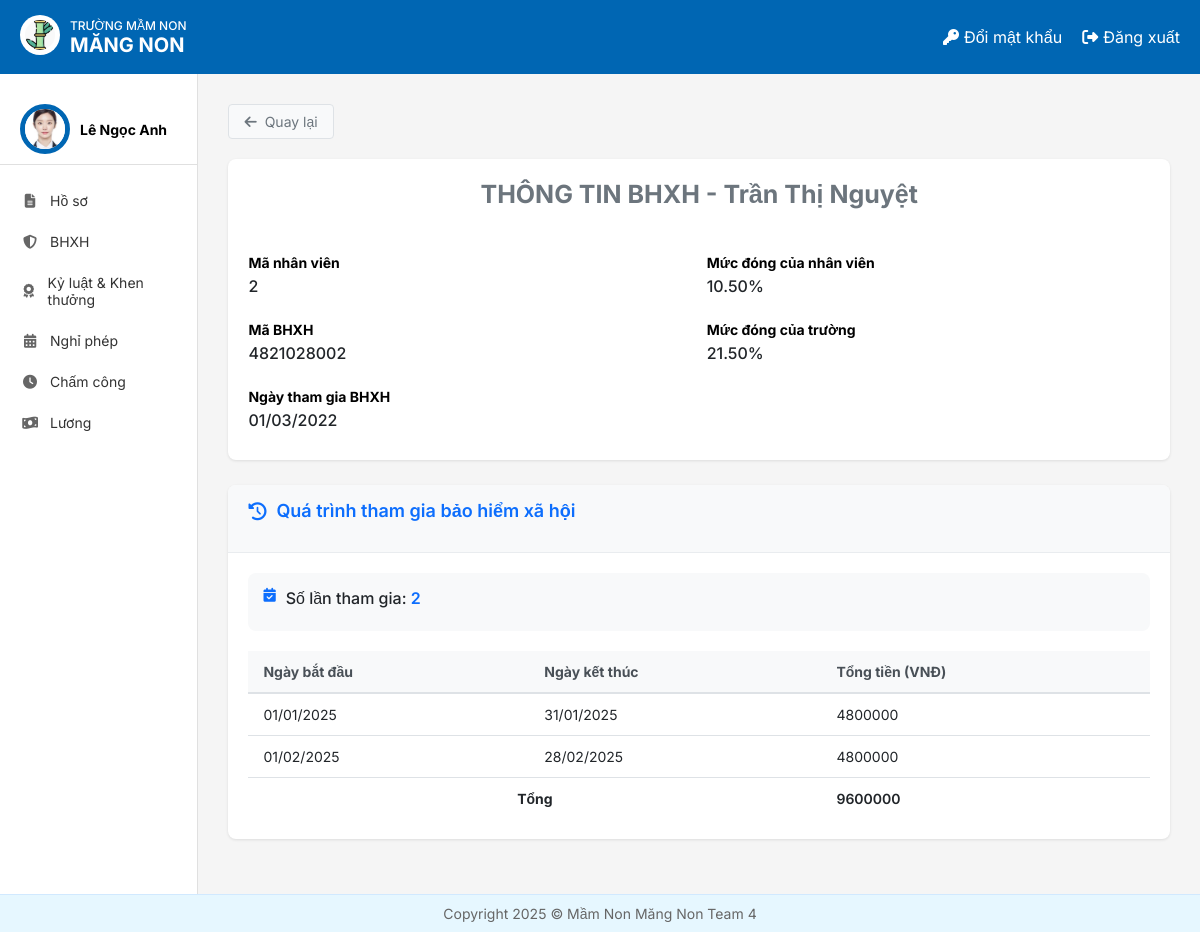
The page /infobhxh/2 (signed in) on the database its author committed.
### HOME/models.py (models this page shows, shortened)
class NhanVien(models.Model):
 user = models.OneToOneField(User, on_delete=models.CASCADE, unique=True, null=False, related_name='nhanvien_home')
 ten_nv = models.CharField(max_length=100)
 anh_ca_nhan = models.ImageField(upload_to='nhanvien/', null=True, blank=True)
 gioi_tinh = models.CharField(max_length=10, choices=[('2', 'Nam'), ('1', 'Nữ')],default='1')
 ngay_sinh = models.DateField(null=True)
 vi_tri_cong_viec = models.CharField(max_length=100, blank=True, null=True)
 to_phong_ban = models.CharField(max_length=50, choices=TO_PHONG_BAN_CHOICES)
 trinh_do_hoc_van = models.CharField(max_length=50, choices=TRINH_DO_HOC_VAN_CHOICES)
 chuyen_nganh = models.CharField(max_length=100, null=True)
 noi_dao_tao = models.CharField(max_length=100)
 nam_tn = models.IntegerField(null=True)
 ngay_cap = models.DateField(null=True)
 noi_cap = models.CharField(max_length=100)
 dia_chi_tam_tru = models.TextField(null=True)
 chuc_vu = models.CharField(max_length=150, null=True)
 so_dien_thoai = models.CharField(
     max_length=10,
     unique=True)
 email = models.EmailField(unique=True, max_length=50, null=True)
 so_cccd = models.CharField(
     max_length=12,
     unique=True
 )
 phu_caps = models.ManyToManyField(PhuCap, through='PhuCapNhanVien',blank=True)
 class Meta:
     db_table = 'HOME_nhanvien'

class BHXH(models.Model):
   nhan_vien = models.ForeignKey(NhanVien, on_delete=models.CASCADE)
   ma_BHXH  = models.CharField(null=True,max_length=10,unique=True,
   validators=[RegexValidator(regex=r'^\d{10}$', message='Mã BHXH phải có đúng 10 chữ số')])
   nhan_vien_dong = models.DecimalField(max_digits=5, decimal_places=2, default=10.5)
   truong_dong = models.DecimalField(max_digits=5, decimal_places=2, default=21.5)
   thoi_gian_bat_dau = models.DateField(null=True)

class DONGBHXH(models.Model):
  nhan_vien = models.ForeignKey(NhanVien, on_delete=models.CASCADE)
  ngay_bat_dau = models.DateField(null=True)
  ngay_ket_thuc =  models.DateField(null=True)
  tong_tien = models.DecimalField(max_digits=15, decimal_places=2, validators=[MinValueValidator(0)])

### BHXH/views.py (the view)
# urls.py: path('infobhxh/<int:ma_nv>',thongtinchitiet,name='info_bhxh'),
def thongtinchitiet(request,ma_nv):
    nhanvien = get_object_or_404(NhanVien, user=request.user)
    nhan_vien_obj = get_object_or_404(NhanVien, id=ma_nv)
    bhxhchitiet = BHXH.objects.get(nhan_vien = nhan_vien_obj)
    dongbhchitiet = DONGBHXH.objects.filter(nhan_vien = nhan_vien_obj)
    so_lan_tham_gia = dongbhchitiet.count()
    Total=0
    for dong in dongbhchitiet:
        Total += dong.tong_tien
    context = {'bh':bhxhchitiet,'dongbh':dongbhchitiet,'Total':Total,'solanthamgia':so_lan_tham_gia, 'nhan_vien': nhanvien}
    return render(request,'BHXH/Hienthichitiet.html',context)

### templates/BHXH/Hienthichitiet.html
{% extends 'home.html' %}
{% load static %}
{% block page_background %}
<link rel="stylesheet" href="{% static 'css/Hienthichitiet.css' %}">
<div class="bhxh-detail-container">
    <div class="bhxh-header-actions">
        <a href="{% url 'bhxh_list' %}" class="bhxh-back-btn">
            <i class="fas fa-arrow-left"></i> Quay lại
        </a>
    </div>
    <div class="bhxh-card">
        <div class="bhxh-card-body">
            <div class="bhxh-employee-header">
                <div class="bhxh-employee-title">
                    <h1 class="bhxh-page-subtitle">THÔNG TIN BHXH - {{ bh.nhan_vien.ten_nv }}</h1>
                </div>
            </div>
            <div class="bhxh-info-grid">
                <div class="bhxh-info-item">
                    <div class="bhxh-info-label">Mã nhân viên</div>
                    <div class="bhxh-info-value">{{ bh.nhan_vien.id }}</div>
                </div>
                <div class="bhxh-info-item">
                    <div class="bhxh-info-label">Mức đóng của nhân viên</div>
                    <div class="bhxh-info-value ">{{ bh.nhan_vien_dong }}%</div>
                </div>
                <div class="bhxh-info-item">
                    <div class="bhxh-info-label">Mã BHXH</div>
                    <div class="bhxh-info-value">{{ bh.ma_BHXH }}</div>
                </div>
                <div class="bhxh-info-item">
                    <div class="bhxh-info-label">Mức đóng của trường</div>
                    <div class="bhxh-info-value ">{{ bh.truong_dong }}%</div>
                </div>
                <div class="bhxh-info-item">
                    <div class="bhxh-info-label">Ngày tham gia BHXH</div>
                    <div class="bhxh-info-value">{{ bh.thoi_gian_bat_dau|date:"d/m/Y" }}</div>
                </div>
            </div>
        </div>
    </div>
    <div class="bhxh-card">
        <div class="bhxh-card-header">
            <div class="bhxh-section-title">
                <i class="fas fa-history"></i> Quá trình tham gia bảo hiểm xã hội
            </div>
        </div>
        <div class="bhxh-card-body">
            <div class="bhxh-summary-box">
                <div class="bhxh-summary-item">
                    <i class="fas fa-calendar-check"></i>
                    <div class="bhxh-summary-text">Số lần tham gia: <span class="bhxh-highlight">{{ solanthamgia }}</span></div>
                </div>
            </div>
            <table class="bhxh-table">
                <thead>
                    <tr>
                        <th>Ngày bắt đầu</th>
                        <th>Ngày kết thúc</th>
                        <th class="bhxh-amount" r>Tổng tiền (VNĐ)</th>
                    </tr>
                </thead>
                <tbody>
                    {% for dong in dongbh %}
                    <tr>
                        <td>{{ dong.ngay_bat_dau|date:"d/m/Y" }}</td>
                        <td>{{ dong.ngay_ket_thuc|date:"d/m/Y" }}</td>
                        <td class="bhxh-amount">{{ dong.tong_tien|floatformat:0 }}</td>
                    </tr>
                    {% endfor %}
                    <tr class="bhxh-total-row">
                        <td colspan="2" class="bhxh-total-label">Tổng</td>
                        <td class="bhxh-amount">{{ Total|floatformat:0 }}</td>
                    </tr>
                </tbody>
            </table>
        </div>
    </div>
</div>
{% endblock %}

### templates/home.html (shortened to what this page needs)
<!DOCTYPE html>
{% load static %}
<html lang="vi">
<head>
    <link rel="stylesheet" href="{% static 'css/style.css' %}">
    <link rel="stylesheet" href="https://cdnjs.cloudflare.com/ajax/libs/font-awesome/6.4.0/css/all.min.css">
</head>
<body>
    <div class="container">
        <header class="header">
            <div class="logo-container">
                <a href="{% url 'home' %}">
                    <img src="{% static 'images/logo.jpg' %}" alt="Logo" class="logo-img">
                </a>
                <div class="logo-text">
                    <div class="school-type">TRƯỜNG MẦM NON</div>
                    <div class="school-name"><b>MĂNG NON</b></div>
                </div>
            </div>
            <div class="header-actions">
                <a href="{% url 'change_password' %}" class="header-link">
                    <i class="fas fa-key"></i> Đổi mật khẩu
                </a>
                <a href="{% url 'logout' %}" class="header-link">
                    <i class="fas fa-sign-out-alt"></i> Đăng xuất
                </a>
            </div>
        </header>
        <div class="content">
            <aside class="sidebar">
                <div class="user-profile">
                    <div class="avatar_home">
                        <img src="{{ nhan_vien.anh_ca_nhan.url }}" alt="User Avatar">
                    </div>
                    <div class="user-info">
                        {% if request.user.is_authenticated %}
                            <div class="user-name">{{ nhan_vien.ten_nv }}</div>
                        {% endif %}
                    </div>
                </div>
                <nav class="sidebar-nav">
                    <a href="{% url 'Redirect_hoso_view' %}" class="nav-item"><i class="fas fa-file-alt"></i> Hồ sơ</a>
                    <a href="{% url 'redirectBHXH' %}" class="nav-item"><i class="fas fa-shield-alt"></i> BHXH</a>
                    <a href="{% url 'ky_luat_khen_thuong' %}" class="nav-item"><i class="fas fa-award"></i> Kỷ luật & Khen thưởng</a>
                    <a href="{% url 'DanhSachNP_redirect' %}" class="nav-item"><i class="fas fa-calendar-alt"></i> Nghỉ phép</a>
                    <a href="{% url 'cham_cong' %}" class="nav-item"><i class="fas fa-clock"></i> Chấm công</a>
                    <a href="{% url 'chuyen_huong_luong' %}" class="nav-item"><i class="fas fa-money-bill-wave"></i> Lương</a>
                </nav>
            </aside>
            {% block page_background %}{% endblock %}
        </div>
        <footer class="footer">
            <p>Copyright 2025 © Mầm Non Măng Non Team 4</p>
        </footer>
    </div>
</body>
</html>

### static/css/style.css (style rules this page uses)
* { margin: 0; padding: 0; box-sizing: border-box; font-family: 'Inter', sans-serif; }
body { background-color: #f5f5f5; }
.container { display: flex; flex-direction: column; min-height: 100vh; }
.header { background-color: #0066b3; color: white; padding: 15px 20px; display: flex; justify-content: space-between; align-items: center; }
.logo-container { display: flex; align-items: center; }
.logo-img { width: 40px; height: 40px; margin-right: 10px; background-color: white; border-radius: 50%; padding: 5px; }
.logo-text { display: flex; flex-direction: column; }
.school-type { font-size: 12px; font-weight: 500; }
.school-name { font-size: 20px; font-weight: bold; }
.header-actions { display: flex; gap: 20px; }
.header-link { color: white; text-decoration: none; display: flex; align-items: center; gap: 5px; }
.content { display: flex; flex: 1; }
.sidebar { width: 240px; background-color: white; border-right: 1px solid #e0e0e0; padding: 20px 0; }
.user-profile { display: flex; align-items: center; padding: 10px 20px; border-bottom: 1px solid #e0e0e0; margin-bottom: 15px; }
.avatar_home { width: 50px; height: 50px; border-radius: 50%; overflow: hidden; margin-right: 10px; border: 5px solid #0066b3; }
.avatar_home img { width: 100%; height: 100%; object-fit: cover; }
.user-info { display: flex; flex-direction: column; }
.user-name { font-weight: bold; font-size: 14px; }
.sidebar-nav { display: flex; flex-direction: column; }
.nav-item { padding: 12px 20px; color: #333; text-decoration: none; display: flex; align-items: center; gap: 10px; font-size: 14px; transition: background-color 0.2s; }
.nav-item i { width: 20px; text-align: center; color: #666; }
.footer { background-color: #e6f7ff; padding: 10px 20px; text-align: center; color: #666; font-size: 14px; border-top: 1px solid #d1e9ff; margin-top: auto; z-index: 2; }

### static/css/Hienthichitiet.css (style rules this page uses)
.bhxh-detail-container { width: 1200px; margin: 0 auto; padding: 30px; font-family: -apple-system, BlinkMacSystemFont, 'Segoe UI', Roboto, Oxygen, Ubuntu, Cantarell, 'Open Sans', 'Helvetica Neue', sans-serif; }
.bhxh-card { background-color: #fff; border-radius: 8px; box-shadow: 0 1px 3px rgba(0,0,0,0.1); margin-bottom: 25px; overflow: hidden; }
.bhxh-card-header { background-color: #f8f9fa; padding: 15px 20px; border-bottom: 1px solid #e9ecef; }
.bhxh-card-body { padding: 20px; }
.bhxh-page-subtitle { color: #6c757d; font-size: 25px; text-align: center; font-weight: bold; margin: 0 0 20px 0; }
.bhxh-section-title { color: #0d6efd; font-weight: 600; font-size: 18px; margin-bottom: 15px; display: flex; align-items: center; }
.bhxh-section-title i { margin-right: 10px; }
.bhxh-info-grid { display: grid; grid-template-columns: repeat(2, 1fr); gap: 15px; }
.bhxh-info-item { margin-bottom: 10px; }
.bhxh-info-label { color: #000000; font-size: 14px; margin-bottom: 5px; font-weight: bold; }
.bhxh-info-value { color: #212529; font-weight: 500; font-size: 16px; }
.bhxh-highlight { color: #0d6efd; font-weight: 600; }
.bhxh-table { width: 100%; border-collapse: collapse; margin-top: 15px; }
.bhxh-table th { background-color: #f8f9fa; color: #495057; font-weight: bold; text-align: left; padding: 12px 15px; border-bottom: 2px solid #dee2e6; font-size: 14px; }
.bhxh-table td { padding: 12px 15px; border-bottom: 1px solid #dee2e6; color: #212529; font-size: 14px; }
.bhxh-table tr:last-child td { border-bottom: none; }
.bhxh-header-actions { display: flex; margin-bottom: 20px; }
.bhxh-back-btn { display: flex; align-items: center; gap: 8px; text-decoration: none; color: #6c757d; font-size: 14px; padding: 8px 15px; border-radius: 4px; background-color: #f8f9fa; border: 1px solid #dee2e6; transition: all 0.2s; }
.bhxh-summary-box { background-color: #f8f9fa; border-radius: 8px; padding: 15px; margin-bottom: 20px; }
.bhxh-summary-item { display: flex; align-items: right; margin-bottom: 8px; }
.bhxh-summary-item i { color: #0d6efd; margin-right: 10px; font-size: 14px; }
.bhxh-summary-text { color: #212529; font-weight: 500; }
.bhxh-total-row { color: #0d6efd; font-weight: 600; }
.bhxh-total-label { text-align: center; font-weight: bold; color: #495057; }
.bhxh-employee-header { display: flex; align-items: center; margin-bottom: 25px; }
.bhxh-employee-title { flex: 1; }

### rows shown on the page
NhanVien: anh_ca_nhan (picture), ten_nv "Lê Ngọc Anh"
BHXH: nhan_vien.ten_nv "Trần Thị Nguyệt", nhan_vien.id "2", nhan_vien_dong "10.50", ma_BHXH "4821028002", truong_dong "21.50", thoi_gian_bat_dau "01/03/2022"
DONGBHXH: ngay_bat_dau "01/01/2025", ngay_ket_thuc "31/01/2025", tong_tien "4800000"
DONGBHXH: ngay_bat_dau "01/02/2025", ngay_ket_thuc "28/02/2025", tong_tien "4800000"

### other values the page prints
{{ solanthamgia }} "2"
{{ Total|floatformat:0 }} "9600000"
